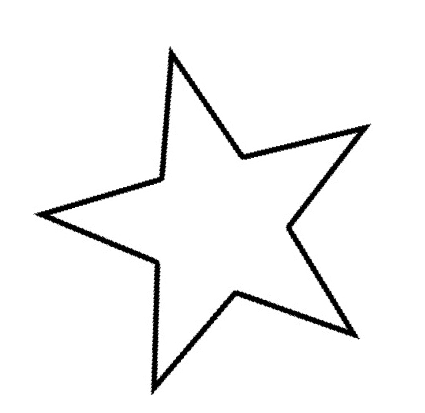
#> input picture HW1/star2.bmp, 425 x 413 px
$ python corner_detection.py   (Python 2 division)   (older library calls are emulated)
#> lines starting #> are read from the running program, lines starting #| are printed output that depends on the picture; after the words box and inside, x2 and y2 are one past the last pixel; in counts of white or black regions, pixels touching at a corner belong together
import os
from math import sqrt

from scipy import misc
import numpy as np


BASE_DIR = os.getcwd()
img_name = 'star2.bmp'
new_img_name = 'outfile2.jpg'
WHITE_RANGE = 200


def get_star_center(img):
    h, w, _ = img.shape
    black_cnt = 0
    white_cnt = 0
    x_center = 0
    y_center = 0
    for i in range(0, h):
        for j in range(0, w):
            b, g, r = img[i, j].tolist()
            if b > WHITE_RANGE and g > WHITE_RANGE and r > WHITE_RANGE:
                white_cnt += 1
            else:
                black_cnt += 1
                y_center += j
                x_center += i
    x_center = int(x_center * 1.0 / black_cnt)
    y_center = int(y_center * 1.0 / black_cnt)
    threshhold = int(sqrt(sqrt(black_cnt)))
    return x_center, y_center, threshhold


def normalize_corners(diffs, img, rev, threshhold):
    unique_diffs = []
    unique_diffs.append(diffs[0])
    for i in range(1, len(diffs)):
        _, (x, y) = diffs[i]
        check = -1
        for j in range(len(unique_diffs)):
            diff, (prev_x, prev_y) = unique_diffs[j]
            if abs(x - prev_x) < threshhold and abs(y - prev_y) < threshhold:
                check = j
                continue
        if check == -1:
            unique_diffs.append(diffs[i])
    unique_diffs = sorted(unique_diffs, key=lambda x: x[0], reverse=rev)
    return unique_diffs


def get_corners(img, x_center, y_center, threshhold):
    h, w, _ = img.shape
    distances = []
    for i in range(0, h):
        for j in range(0, w):
            b, g, r = img[i, j].tolist()
            if b > WHITE_RANGE and g > WHITE_RANGE and r > WHITE_RANGE:
                continue
            else:
                diff_x = abs(x_center - i)
                diff_y = abs(y_center - j)
                diff = (diff_x * diff_x) + (diff_y * diff_y)
                distances.append((diff, (i, j)))
    max_distances = sorted(distances, key=lambda x: x[0], reverse=True)
    min_distances = sorted(distances, key=lambda x: x[0], reverse=False)
    maxs = normalize_corners(max_distances, img, True, threshhold)[:5]
    mins = normalize_corners(min_distances, img, False, threshhold)[:5]
    return maxs + mins


def sort_corners(corners):
    sorted_corners = []
    for diff, item in corners:
        angle = np.arctan2(item[0] - x_center, item[1] - y_center)
        sorted_corners.append((angle, diff, item))
    sorted_corners = sorted(sorted_corners, key=lambda x: x[0])
    if sorted_corners[0][1] < sorted_corners[1][1]:
        first = sorted_corners[0]
        sorted_corners = sorted_corners[1:]
        sorted_corners.append(first)
    return sorted_corners


img = misc.imread(os.path.join(BASE_DIR, img_name), flatten=0)
#> img is the input picture: shape (413, 425, 3); min 0, max 255, mean 245.1
new_img = misc.imread(os.path.join(BASE_DIR, img_name), flatten=0)
x_center, y_center, threshhold = get_star_center(img)
#> after the loop in get_star_center, `for i in range(0, h):`: black_cnt = 7623; white_cnt = 167902; x_center = 1699760; y_center = 1651513
#> in get_star_center, `x_center = int(x_center * 1.0 / black_cnt)`: x_center = 222
#> in get_star_center, `y_center = int(y_center * 1.0 / black_cnt)`: y_center = 216
#> in get_star_center, `threshhold = int(sqrt(sqrt(black_cnt)))`: threshhold = 9
#> x_center = 222; y_center = 216; threshhold = 9
corners = get_corners(img, x_center, y_center, threshhold)
#> after the loop in get_corners, `for i in range(0, h):`: distances = 7623 items
#> the loop in normalize_corners, `for i in range(1, len(diffs)):` made 7622 passes
#> (x, y) on passes 1 to 3: (339, 358), (394, 151), (394, 152)
#> after the loop in normalize_corners, `for i in range(1, len(diffs)):`: unique_diffs = 143 items
#> in get_corners, `maxs = normalize_corners(max_distances, img, True, threshhold)[:5]`: maxs = [(33905, (338, 359)), (33809, (394, 151)), (33553, (214, 33)), (33517, (123, 370)), (33092, (46, 170))]
#> the loop in normalize_corners (call 2), `for i in range(1, len(diffs)):` made 7622 passes
#> (x, y) on passes 1 to 3: (180, 163), (159, 241), (178, 164)
#> in get_corners, `mins = normalize_corners(min_distances, img, False, threshhold)[:5]`: mins = [(4553, (179, 164)), (4594, (159, 241)), (4808, (260, 158)), (4909, (225, 286)), (4913, (290, 233))]
#> corners = [(33905, (338, 359)), (33809, (394, 151)), (33553, (214, 33)), (33517, (123, 370)), (33092, (46, 170)), (4553, (179, 164)), (4594, (159, 241)), (4808, (260, 158)), (4909, (225, 286)), (4913, (290, 233))]
sorted_corners = sort_corners(corners)
#> the loop in sort_corners, `for diff, item in corners:` made 10 passes
#> (diff, item, angle) on passes 1 to 10: (33905, (338, 359), 0.682), (33809, (394, 151), 1.93), (33553, (214, 33), -3.1), (33517, (123, 370), -0.571), (33092, (46, 170), -1.83), (4553, (179, 164), -2.45), (4594, (159, 241), -1.19), (4808, (260, 158), 2.56), (4909, (225, 286), 0.0428), (4913, (290, 233), 1.33)
#> after the loop in sort_corners, `for diff, item in corners:`: sorted_corners = 10 items
#> sorted_corners = 10 items
for angle, diff, item in sorted_corners:
    print item
#> this loop made 10 passes
#> (angle, diff, item) on passes 1 to 10: (-3.1, 33553, (214, 33)), (-2.45, 4553, (179, 164)), (-1.83, 33092, (46, 170)), (-1.19, 4594, (159, 241)), (-0.571, 33517, (123, 370)), (0.0428, 4909, (225, 286)), (0.682, 33905, (338, 359)), (1.33, 4913, (290, 233)), (1.93, 33809, (394, 151)), (2.56, 4808, (260, 158))
#| (214, 33)
#| (179, 164)
#| (46, 170)
#| (159, 241)
#| (123, 370)
#| (225, 286)
#| (338, 359)
#| (290, 233)
#> (further printed lines are left out)
h, w, _ = img.shape
#> h = 413; w = 425
color = 200
for angle, diff, item in sorted_corners:
     x = item[0]
     y = item[1]
     for i in range(max(int(h/100.0), 2)):
         for j in range(max(int(h/100.0), 2)):
             if x+i < h and y+j < w:
                 new_img[x+i, y+j] = color
             if x+i < h and y-j >= 0:
                 new_img[x+i, y-j] = color
             if x-i >= 0 and y+j < w:
                 new_img[x-i, y+j] = color
             if x-i >= 0 and y+j >= 0:
                 new_img[x-i, y-j] = color
     color -= 15
#> this loop made 10 passes
#> (angle, diff, x, y, color) on passes 1 to 10: (-3.1, 33553, 214, 33, 185), (-2.45, 4553, 179, 164, 170), (-1.83, 33092, 46, 170, 155), (-1.19, 4594, 159, 241, 140), (-0.571, 33517, 123, 370, 125), (0.0428, 4909, 225, 286, 110), (0.682, 33905, 338, 359, 95), (1.33, 4913, 290, 233, 80), (1.93, 33809, 394, 151, 65), (2.56, 4808, 260, 158, 50)
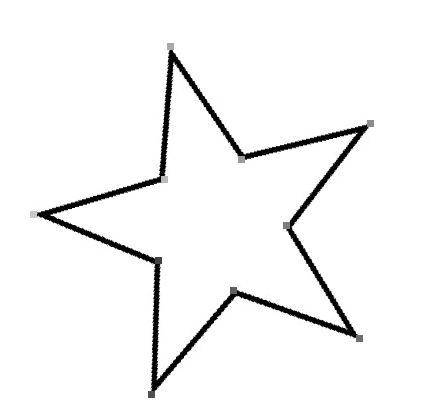
#> new_img: shape (413, 425, 3); 0.28% of pixels changed, all inside (x1, y1, x2, y2) = (30, 43, 374, 398)
#> after the loop, color = 50
misc.imsave(new_img_name, new_img)

$ run again, with HW1/star1.bmp copied over HW1/star2.bmp
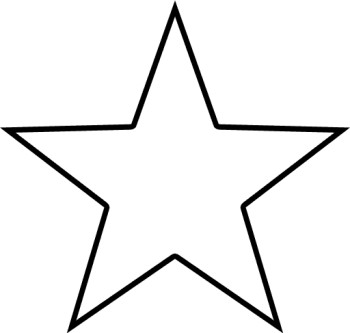
#> input picture HW1/star1.bmp, 350 x 333 px
#> img is the input picture: shape (333, 350, 3); min 0, max 255, mean 240.1
#> after the loop in get_star_center, `for i in range(0, h):`: black_cnt = 7621; white_cnt = 108929; x_center = 1398875; y_center = 1330131
#> in get_star_center, `x_center = int(x_center * 1.0 / black_cnt)`: x_center = 183
#> in get_star_center, `y_center = int(y_center * 1.0 / black_cnt)`: y_center = 174
#> in get_star_center, `threshhold = int(sqrt(sqrt(black_cnt)))`: threshhold = 9
#> `x_center, y_center, threshhold = get_star_center(img)`: x_center = 183; y_center = 174; threshhold = 9
#> after the loop in get_corners, `for i in range(0, h):`: distances = 7621 items
#> the loop in normalize_corners, `for i in range(1, len(diffs)):` made 7620 passes
#> (x, y) on passes 1 to 3: (127, 349), (332, 67), (332, 281)
#> after the loop in normalize_corners, `for i in range(1, len(diffs)):`: unique_diffs = 143 items
#> maxs = [(33865, (332, 282)), (33761, (127, 349)), (33650, (332, 67)), (33412, (127, 0)), (33125, (1, 175))]
#> the loop in normalize_corners (call 2), `for i in range(1, len(diffs)):` made 7620 passes
#> (x, y) on passes 1 to 3: (127, 135), (129, 132), (128, 133)
#> mins = [(4625, (128, 134)), (4706, (128, 215)), (4754, (206, 109)), (4885, (206, 240)), (4900, (253, 174))]
#> corners = [(33865, (332, 282)), (33761, (127, 349)), (33650, (332, 67)), (33412, (127, 0)), (33125, (1, 175)), (4625, (128, 134)), (4706, (128, 215)), (4754, (206, 109)), (4885, (206, 240)), (4900, (253, 174))]
#> the loop in sort_corners, `for diff, item in corners:` made 10 passes
#> (diff, item, angle) on passes 1 to 8: (33865, (332, 282), 0.944), (33761, (127, 349), -0.31), (33650, (332, 67), 2.19), (33412, (127, 0), -2.83), (33125, (1, 175), -1.57), (4625, (128, 134), -2.2), (4706, (128, 215), -0.93), (4754, (206, 109), 2.8)
#> after the loop in sort_corners, `for diff, item in corners:`: sorted_corners = 10 items
#> the loop `for angle, diff, item in sorted_corners:` made 10 passes
#> (angle, diff, item) on passes 1 to 8: (-2.83, 33412, (127, 0)), (-2.2, 4625, (128, 134)), (-1.57, 33125, (1, 175)), (-0.93, 4706, (128, 215)), (-0.31, 33761, (127, 349)), (0.335, 4885, (206, 240)), (0.944, 33865, (332, 282)), (1.57, 4900, (253, 174))
#> (printed output is left out)
#> the loop `for angle, diff, item in sorted_corners:` made 10 passes
#> (angle, diff, x, y, color) on passes 1 to 8: (-2.83, 33412, 127, 0, 185), (-2.2, 4625, 128, 134, 170), (-1.57, 33125, 1, 175, 155), (-0.93, 4706, 128, 215, 140), (-0.31, 33761, 127, 349, 125), (0.335, 4885, 206, 240, 110), (0.944, 33865, 332, 282, 95), (1.57, 4900, 253, 174, 80)
#> after the loop `for angle, diff, item in sorted_corners:`:
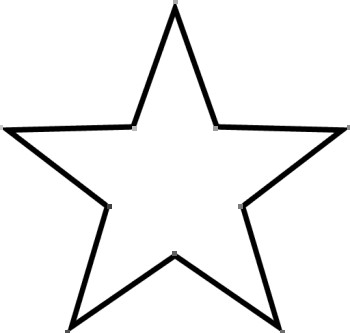
#> new_img: shape (333, 350, 3); 0.18% of pixels changed, all inside (x1, y1, x2, y2) = (0, 0, 350, 333)
#> after the loop `for angle, diff, item in sorted_corners:`: color = 50

$ run again, with HW1/star3.bmp copied over HW1/star2.bmp
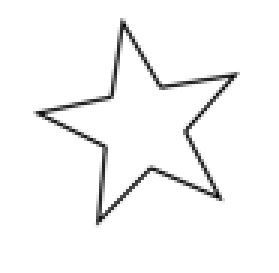
#> input picture HW1/star3.bmp, 93 x 91 px (shown 3 times larger)
#> img is the input picture: shape (91, 93, 3); min 0, max 255, mean 246.5
#> after the loop in get_star_center, `for i in range(0, h):`: black_cnt = 426; white_cnt = 8037; x_center = 17499; y_center = 19995
#> in get_star_center, `x_center = int(x_center * 1.0 / black_cnt)`: x_center = 41
#> in get_star_center, `y_center = int(y_center * 1.0 / black_cnt)`: y_center = 46
#> in get_star_center, `threshhold = int(sqrt(sqrt(black_cnt)))`: threshhold = 4
#> `x_center, y_center, threshhold = get_star_center(img)`: x_center = 41; y_center = 46; threshhold = 4
#> after the loop in get_corners, `for i in range(0, h):`: distances = 426 items
#> the loop in normalize_corners, `for i in range(1, len(diffs)):` made 425 passes
#> (x, y) on passes 1 to 3: (66, 73), (24, 78), (65, 73)
#> after the loop in normalize_corners, `for i in range(1, len(diffs)):`: unique_diffs = 54 items
#> maxs = [(1378, (24, 79)), (1354, (66, 73)), (1285, (74, 32)), (1261, (6, 40)), (1241, (37, 11))]
#> the loop in normalize_corners (call 2), `for i in range(1, len(diffs)):` made 425 passes
#> (x, y) on passes 1 to 3: (48, 35), (31, 37), (32, 36)
#> mins = [(162, (32, 37)), (170, (48, 35)), (193, (29, 53)), (212, (55, 50)), (229, (43, 61))]
#> corners = [(1378, (24, 79)), (1354, (66, 73)), (1285, (74, 32)), (1261, (6, 40)), (1241, (37, 11)), (162, (32, 37)), (170, (48, 35)), (193, (29, 53)), (212, (55, 50)), (229, (43, 61))]
#> the loop in sort_corners, `for diff, item in corners:` made 10 passes
#> (diff, item, angle) on passes 1 to 8: (1378, (24, 79), -0.476), (1354, (66, 73), 0.747), (1285, (74, 32), 1.97), (1261, (6, 40), -1.74), (1241, (37, 11), -3.03), (162, (32, 37), -2.36), (170, (48, 35), 2.57), (193, (29, 53), -1.04)
#> after the loop in sort_corners, `for diff, item in corners:`: sorted_corners = [(-0.476, 1378, (24, 79)), (0.747, 1354, (66, 73)), (1.97, 1285, (74, 32)), (-1.74, 1261, (6, 40)), (-3.03, 1241, (37, 11)), (-2.36, 162, (32, 37)), (2.57, 170, (48, 35)), (-1.04, 193, (29, 53)), (1.29, 212, (55, 50)), (0.133, 229, (43, 61))]
#> in sort_corners, `sorted_corners = sorted(sorted_corners, key=lambda x: x[0])`: sorted_corners = [(-3.03, 1241, (37, 11)), (-2.36, 162, (32, 37)), (-1.74, 1261, (6, 40)), (-1.04, 193, (29, 53)), (-0.476, 1378, (24, 79)), (0.133, 229, (43, 61)), (0.747, 1354, (66, 73)), (1.29, 212, (55, 50)), (1.97, 1285, (74, 32)), (2.57, 170, (48, 35))]
#> the loop `for angle, diff, item in sorted_corners:` made 10 passes
#> (angle, diff, item) on passes 1 to 8: (-3.03, 1241, (37, 11)), (-2.36, 162, (32, 37)), (-1.74, 1261, (6, 40)), (-1.04, 193, (29, 53)), (-0.476, 1378, (24, 79)), (0.133, 229, (43, 61)), (0.747, 1354, (66, 73)), (1.29, 212, (55, 50))
#> (printed output is left out)
#> the loop `for angle, diff, item in sorted_corners:` made 10 passes
#> (angle, diff, x, y, color) on passes 1 to 8: (-3.03, 1241, 37, 11, 185), (-2.36, 162, 32, 37, 170), (-1.74, 1261, 6, 40, 155), (-1.04, 193, 29, 53, 140), (-0.476, 1378, 24, 79, 125), (0.133, 229, 43, 61, 110), (0.747, 1354, 66, 73, 95), (1.29, 212, 55, 50, 80)
#> after the loop `for angle, diff, item in sorted_corners:`:
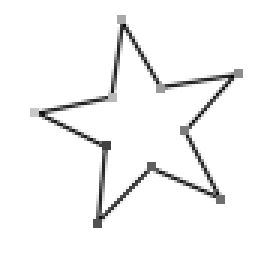
#> new_img: shape (91, 93, 3) (shown 3 times larger); 1.06% of pixels changed, all inside (x1, y1, x2, y2) = (10, 5, 81, 76)
#> after the loop `for angle, diff, item in sorted_corners:`: color = 50
